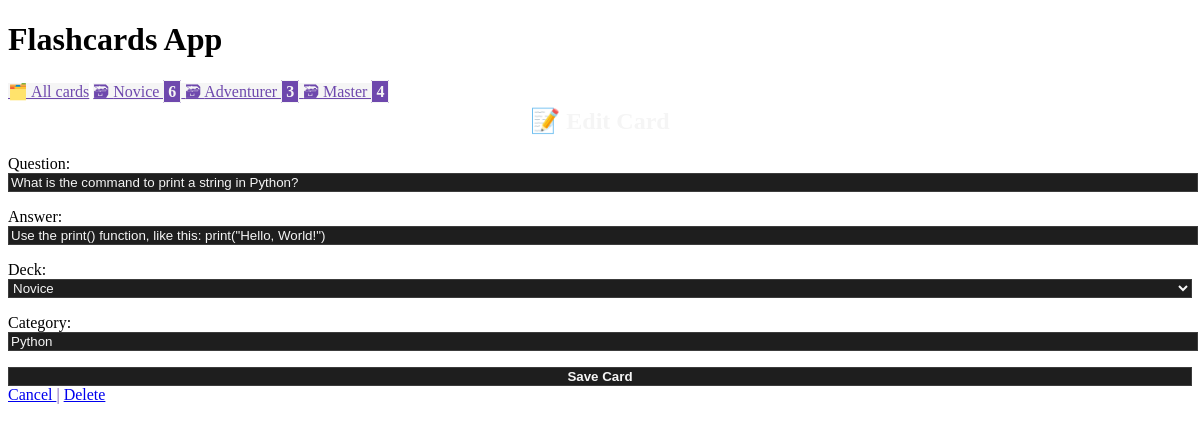
The app's page /edit/4 with its own data.
### cards/models.py (models this page shows, shortened)
class Card(models.Model):
    question = models.CharField(max_length=100)
    answer = models.CharField(max_length=100)
    deck = models.IntegerField(
        choices=zip(DECKS, DECKS),  # type: ignore
        default=DECKS[0],
        )
    date_created = models.DateTimeField(auto_now_add=True)
    category = models.CharField(max_length=100, default="")
    knownAnswerCount = models.IntegerField(default=0)
    unknownAnswerCount = models.IntegerField(default=0)

### cards/views.py (the view)
class CardUpdateView(CardCreateView, UpdateView):
    success_url = reverse_lazy("card-list")

### cards/forms.py
class CardForm(forms.ModelForm):
    class Meta:
        model = Card
        fields = ["question", "answer", "deck", "category"]
    def __init__(self, *args, **kwargs):
        super().__init__(*args, **kwargs)
        self.fields['deck'].choices = [(num, DECK_NAMES.get(num, 'Unknown')) for num, _ in self.fields['deck'].choices]

### cards/templatetags/cards_tags.py (called while the page is built)
@register.inclusion_tag("cards/deck_links.html")
def deck_as_links():
    decks = []
    for deck_num in DECKS:
        card_count = Card.objects.filter(deck=deck_num).count()
        decks.append({
            "number": deck_num,
            "card_count": card_count,
            "name": DECK_NAMES.get(deck_num, 'Unknown'),
        })
    return {"decks": decks}

### cards/templatetags/deck_filters.py (called while the page is built)
@register.filter
def deck_name(deck_number):
    return DECK_NAMES.get(deck_number, 'Unknown')

### cards/templates/cards/card_form.html (shortened to what this page needs)
{% extends "cards/base.html" %}
{% block content %}
    {% if card %}
        <h2>📝 Edit Card</h2>
    {% else %}
        <h2>🆕 Create New Card</h2>
    {% endif %}
    <form method="post">
        {{ form.as_p }}
        <input type="submit" value="Save Card">
    </form>
    <a href="{% url 'card-list' %}">
        Cancel
    </a>
    {% if card %}
        <span style="color: var(--accent);"> | </span>
        <a href="{% url 'card-delete' card.id %}">
            Delete
        </a>
    {% endif %}
{% endblock %}

### cards/static/css/custom.css (style rules this page uses)
:root { --accent: #6e48ad; --accent-bg: #6e48ad; --bg: #1e1e1e; --text: #f5f5f5; --text-light: #b1b1b1; --border: #3c3c3c; --border-light: #f5f5f5; --code: #d81b60; --preformatted: #dcdcdc; }
h2 { text-align: center; color: var(--text); }
h2, h4 { margin-top: 0; color: var(--text); }
input, select, textarea { background-color: var(--bg); color: var(--text); width: 100%; border: 1px solid var(--border); }
form>input[type="submit"] { color: var(--text); font-weight: bold; }

### records on screen
Card: question "What is the command to print a string in Python?", answer "Use the print() function, like this: print(\"Hello, World!\")", deck "Novice", category "Python"

### other values on screen
{{ deck.number | deck_name }} "Novice" "Adventurer" "Master"
{{ deck.card_count }} "6" "3" "4"
